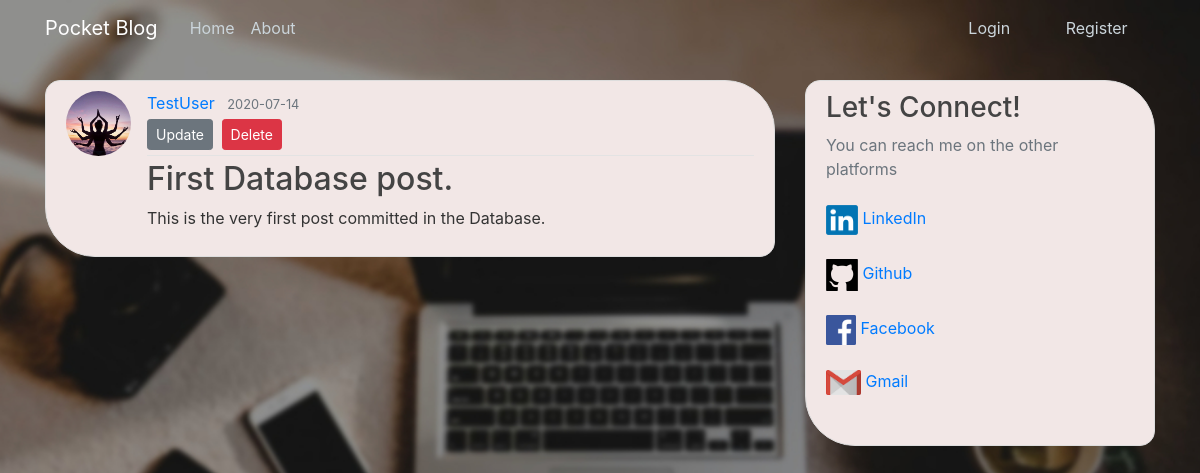
Before: /post/1 with the older database file.
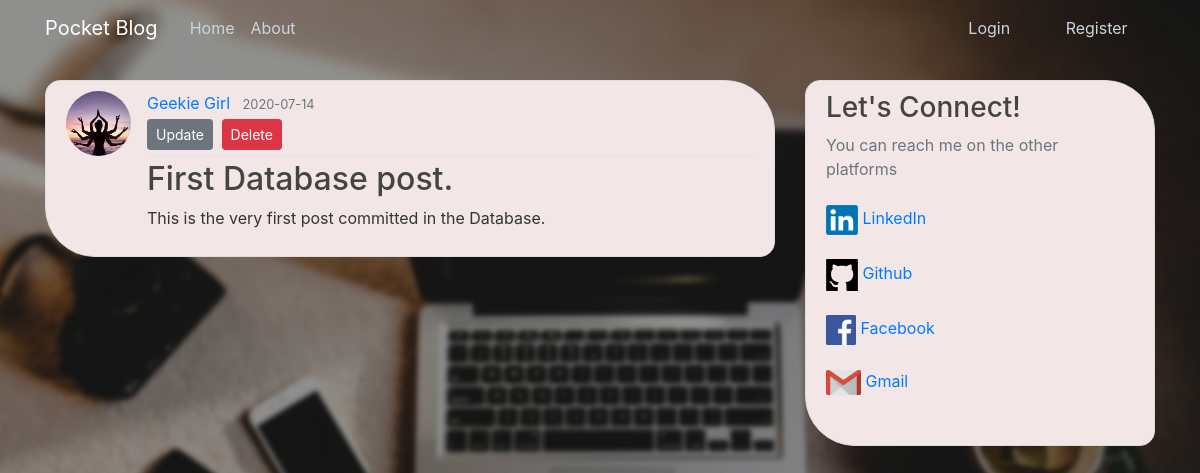
After: the same page with the newer database file.
### pocket_blog/models.py (models this page shows, shortened)
class User(db.Model, UserMixin):
    __tablename__ = 'user'
    id = db.Column(db.Integer, primary_key=True)
    username = db.Column(db.String(20), unique=True, nullable=False)
    email = db.Column(db.String(120), unique=True, nullable=False)
    image_file = db.Column(db.String(20), nullable=False, default='default.jpg')
    password = db.Column(db.String(60), nullable=False)
    posts = db.relationship('Post', backref='author', lazy=True)

### pocket_blog/posts/routes.py (the view)
@posts.route("/post/<int:post_id>")
def post(post_id):
    post = Post.query.get_or_404(post_id)
    return render_template('post.html', title=post.title, post=post)

### pocket_blog/templates/post.html (shortened to what this page needs)
{% extends "layout.html" %}
{% block content %}
    <article class="media content-section">
    <img class="rounded-circle article-img" src="{{ url_for('static', filename='/profile_pics/' + post.author.image_file) }}">
      <div class="media-body">
        <div class="article-metadata">
          <a class="mr-2" href="{{ url_for('users.user_posts', username=post.author.username) }}">{{ post.author.username }}</a>
          <small class="text-muted">{{ post.date_posted.strftime('%Y-%m-%d') }}</small>
        <div>
            <a class="btn btn-secondary btn-sm mt-1 mb-1" href="{{ url_for('posts.update_post', post_id=post.id) }}">Update</a>
            <button type="button" class="btn btn-danger btn-sm m-1" data-toggle="modal" data-target="#deleteModal">Delete</button>
        </div>
        </div>
        <h2 class="article-title">{{ post.title }}</h2>
        <p class="article-content">{{ post.content }}</p>
      </div>
    </article>
{% endblock content %}

Changed rows visible on the page:
changed User: author.username "TestUser" → "Geekie Girl"
